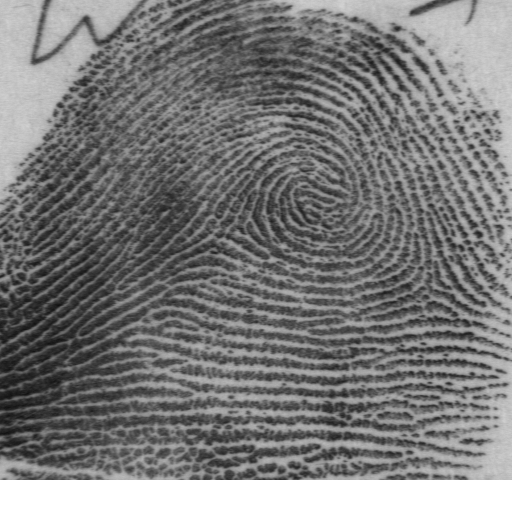
#> input picture data/png_txt/figs_0/f0001_01.png, 512 x 512 px, found by its file name
$ python matt_main.py
#> lines starting #> are read from the running program, lines starting #| are printed output that depends on the picture; after the words box and inside, x2 and y2 are one past the last pixel; in counts of white or black regions, pixels touching at a corner belong together
from PIL import Image, ImageFilter, ImageOps
import numpy as np
import matplotlib.pyplot as plt
import pathlib

def load_and_preprocess_image(image_path):
    # Load image with PIL and convert to grayscale
    img = Image.open(image_path).convert('L')
#> img is the input picture: PIL image 512x512 L; min 16, max 255, mean 122

    # Apply a binary threshold
    img_bin = img.point(lambda p: p > 128 and 255)
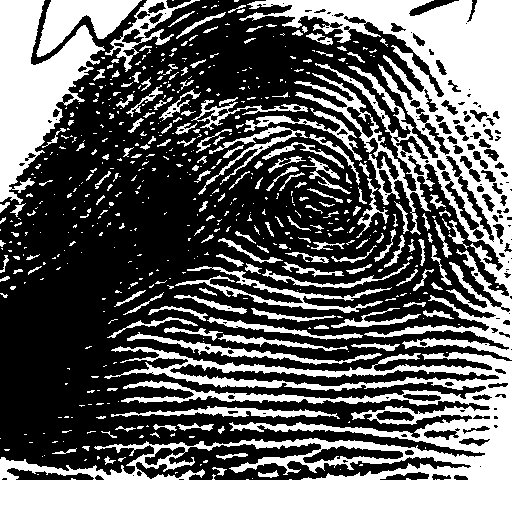
#> img_bin: PIL image 512x512 L; 39.4% white; 569 white regions (392 under 20 px), largest, box (x1, y1, x2, y2) and area: (0, 346, 512, 512) 36950, (239, 0, 512, 360) 29104, (0, 0, 105, 204) 10160
    img_bin = ImageOps.invert(img_bin)

    return img_bin

def extract_minutiae(image):
    # Applying morphological operations using PIL is not as straightforward as in OpenCV.
    # PIL lacks some of the advanced image processing capabilities, specifically for minutiae extraction.
    # However, you can perform basic operations like edge detection as a placeholder.
    edges = image.filter(ImageFilter.FIND_EDGES)
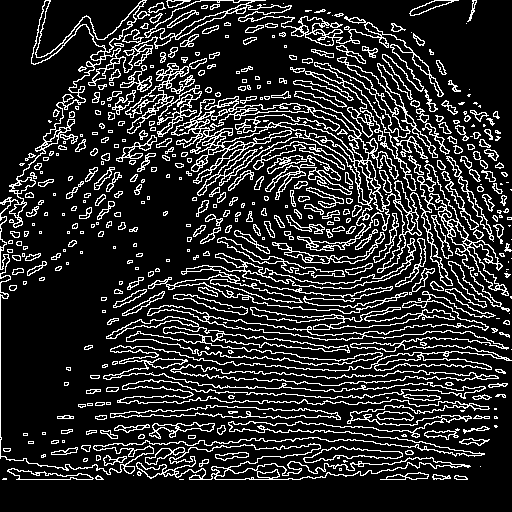
#> edges: PIL image 512x512 L; 17% white in thin lines or dots

    return edges

def visualize_results(original, extracted):
    plt.subplot(1, 2, 1)
    plt.imshow(original, cmap='gray')
    plt.title('Original Image')
    plt.axis('off')

    plt.subplot(1, 2, 2)
    plt.imshow(extracted, cmap='gray')
    plt.title('Extracted Minutiae')
    plt.axis('off')

    plt.show()
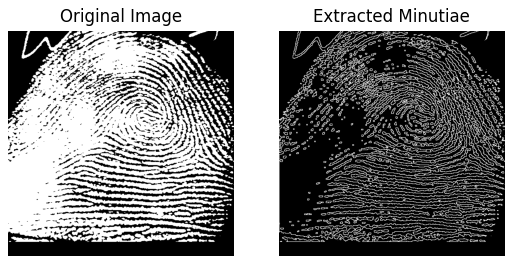
#> figure drawn by matplotlib, 2 panels

SCRIPT_PATH = str(pathlib.Path(__file__).parent.resolve())
DATA_DIR = SCRIPT_PATH + "\\data"

# Example usage
image_path = DATA_DIR + "\\png_txt\\figs_0\\f0001_01.png"
img = load_and_preprocess_image(image_path)
minutiae = extract_minutiae(img)

visualize_results(img, minutiae)

$ run again, with data/png_txt/figs_0/f0007_09.png copied over data/png_txt/figs_0/f0001_01.png
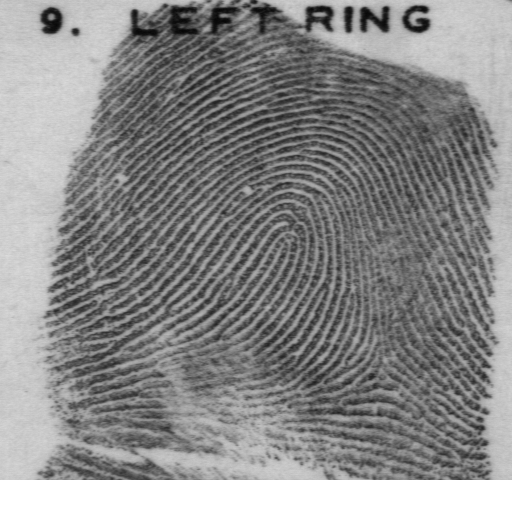
#> input picture data/png_txt/figs_0/f0007_09.png, 512 x 512 px, found by its file name
#> in load_and_preprocess_image, img is the input picture: PIL image 512x512 L; min 5, max 255, mean 137.7
#> in load_and_preprocess_image, `img_bin = img.point(lambda p: p > 128 and 255)`:
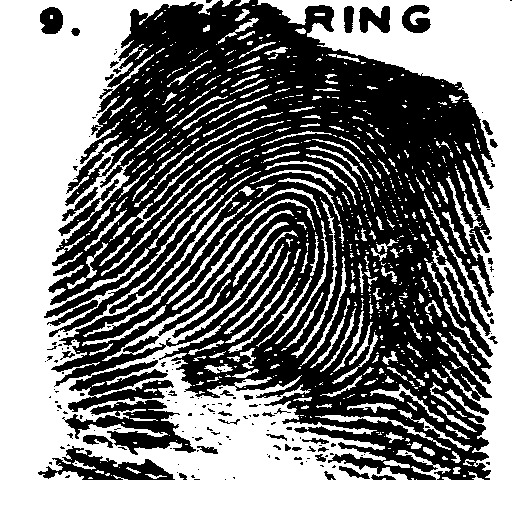
#> img_bin: PIL image 512x512 L; 49.5% white; 671 white regions (458 under 20 px), largest, box (x1, y1, x2, y2) and area: (0, 0, 512, 512) 106498, (83, 200, 252, 337) 743, (172, 199, 315, 310) 705
#> edges: PIL image 512x512 L; 17.5% white in thin lines or dots, all inside (x1, y1, x2, y2) = (38, 0, 512, 480)
#> in visualize_results, `plt.show()`:
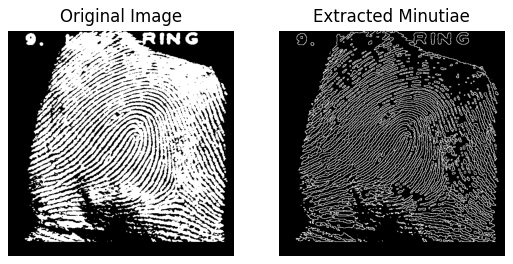
#> figure drawn by matplotlib, 2 panels

$ run again, with data/png_txt/figs_0/f0021_07.png copied over data/png_txt/figs_0/f0001_01.png
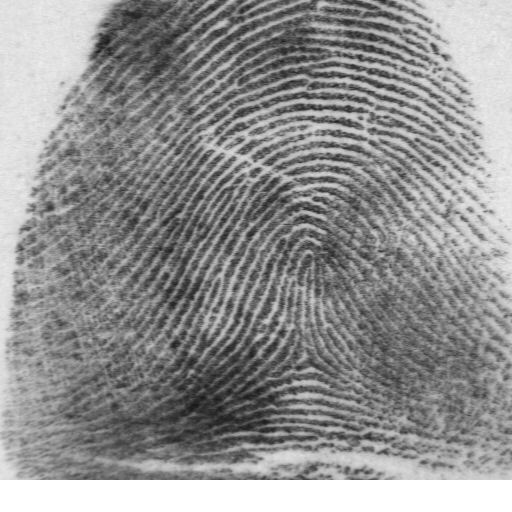
#> input picture data/png_txt/figs_0/f0021_07.png, 512 x 512 px, found by its file name
#> in load_and_preprocess_image, img is the input picture: PIL image 512x512 L; min 23, max 255, mean 144.7
#> in load_and_preprocess_image, `img_bin = img.point(lambda p: p > 128 and 255)`:
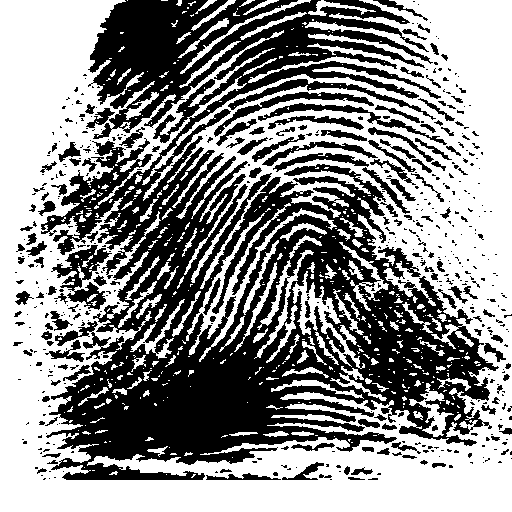
#> img_bin: PIL image 512x512 L; 55.5% white; 536 black regions (392 under 20 px), largest, box (x1, y1, x2, y2) and area: (41, 0, 499, 480) 97911, (51, 245, 112, 310) 1506, (228, 79, 436, 120) 1152
#> edges: PIL image 512x512 L; 18.2% white in thin lines or dots
#> in visualize_results, `plt.show()`:
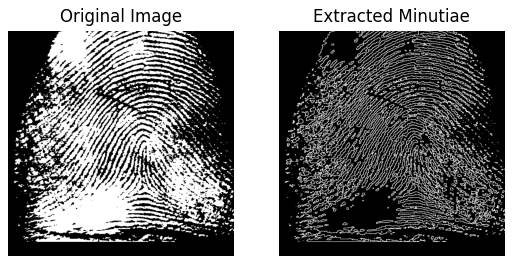
#> figure drawn by matplotlib, 2 panels

$ run again, with data/png_txt/figs_0/f0023_04.png copied over data/png_txt/figs_0/f0001_01.png
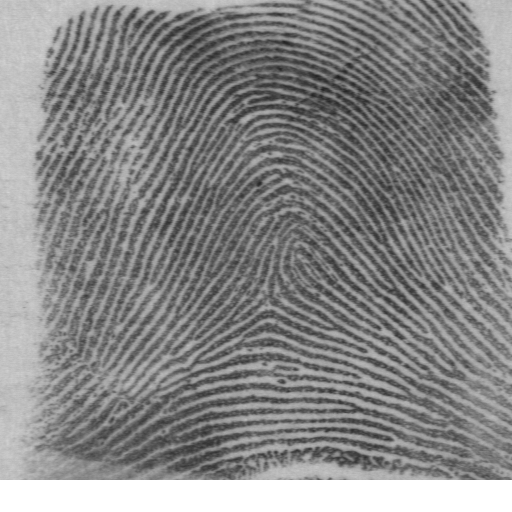
#> input picture data/png_txt/figs_0/f0023_04.png, 512 x 512 px, found by its file name
#> in load_and_preprocess_image, img is the input picture: PIL image 512x512 L; min 32, max 255, mean 134.8
#> in load_and_preprocess_image, `img_bin = img.point(lambda p: p > 128 and 255)`:
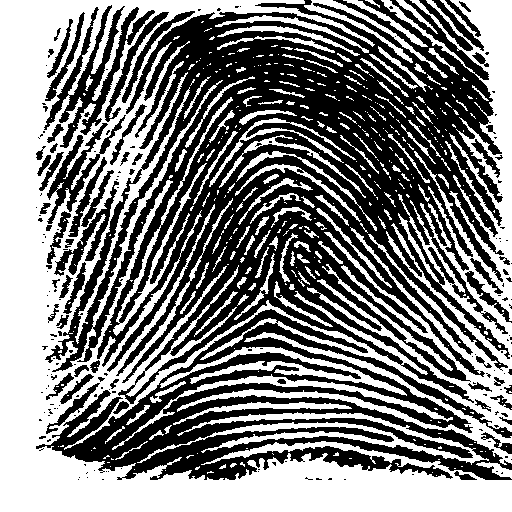
#> img_bin: PIL image 512x512 L; 49.6% white; 407 white regions (272 under 20 px), largest, box (x1, y1, x2, y2) and area: (0, 0, 512, 512) 98209, (137, 412, 489, 465) 3874, (177, 332, 512, 465) 3562
#> edges: PIL image 512x512 L; 21.3% white in thin lines or dots, all inside (x1, y1, x2, y2) = (36, 0, 512, 480)
#> in visualize_results, `plt.show()`:
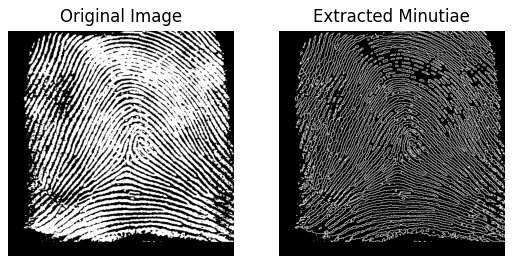
#> figure drawn by matplotlib, 2 panels
